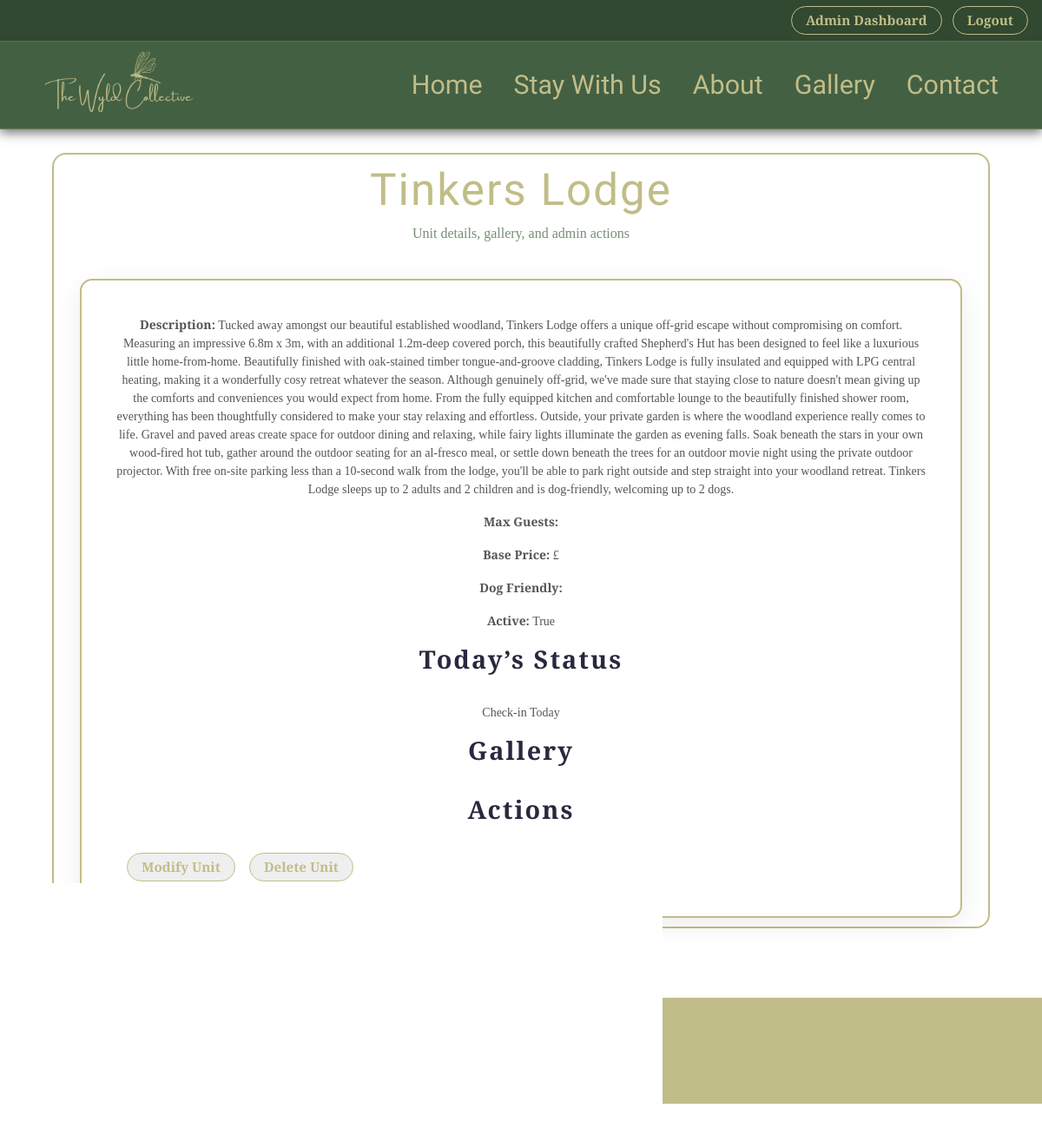
The page /adminpanel/units/1/ (signed in) on the database its author committed.
### bookings/models.py (models this page shows, shortened)
class Unit(models.Model):
    name = models.CharField(max_length=120)
    slug = models.SlugField(unique=True)
    short_description = models.CharField(max_length=300, blank=True)
    description = models.TextField(blank=True)
    main_image = models.ImageField(upload_to="unit_main/", blank=True, null=True)
    max_adults = models.PositiveIntegerField(default=2)
    max_children = models.PositiveIntegerField(default=2)
    price_per_night = models.DecimalField(max_digits=7, decimal_places=2)
    dog_surcharge = models.DecimalField(max_digits=6, decimal_places=2, default=0)
    dogs_allowed = models.BooleanField(default=False)
    active = models.BooleanField(default=True)

### adminpanel/views.py (the view)
@login_required
def admin_unit_detail(request, unit_id):
    if not request.user.is_staff:
        return redirect("index")
    unit = get_object_or_404(Unit, id=unit_id)
    today = date.today()
    todays_bookings = Booking.objects.filter(
        unit=unit, check_in_date__lte=today, check_out_date__gte=today
    ).exclude(status="CANCELLED")
    if todays_bookings.exists():
        booking = todays_bookings.first()
        if booking.check_in_date == today:
            unit.today_status = "Check-in Today"
        elif booking.check_out_date == today:
            unit.today_status = "Check-out Today"
        else:
            unit.today_status = "Occupied"
    else:
        unit.today_status = "Vacant"
    return render(request, "admin/admin_unit_detail.html", {"unit": unit})

### templates/admin/admin_unit_detail.html (shortened to what this page needs)
{% extends "base.html" %}
{% block content %}
<div class="admin-dashboard-container">
    <div class="admin-card-wrapper">
        <h1 class="admin-dashboard-title">{{ unit.name }}</h1>
        <p class="admin-dashboard-subtitle">Unit details, gallery, and admin actions</p>
        <div class="admin-dashboard-grid">
            <div class="admin-card" style="grid-column: 1 / -1;">
                <p><strong>Description:</strong> {{ unit.description }}</p>
                <p><strong>Max Guests:</strong> {{ unit.max_guests }}</p>
                <p><strong>Base Price:</strong> £{{ unit.base_price }}</p>
                <p><strong>Dog Friendly:</strong> {{ unit.dog_friendly }}</p>
                <p><strong>Active:</strong> {{ unit.active }}</p>
                <h2>Today’s Status</h2>
                <p>{{ unit.today_status }}</p>
                <h2>Gallery</h2>
                <h2>Actions</h2>
                <button onclick="openPasswordModal('modify_unit', {{ unit.id }})" class="crud-btn">
                    Modify Unit
                </button>
                <button onclick="openPasswordModal('delete_unit', {{ unit.id }})" class="crud-btn danger-btn">
                    Delete Unit
                </button>
            </div>
        </div>
    </div>
</div>
{% endblock %}

### static/css/styles.css (style rules this page uses)
:root { --font-primary: "Island Moments", cursive; --font-secondary: "Cormorant Garamond", serif; --colour-primary: #436043; --colour-secondary: #759075; --colour-tertiary: #ffffff; --colour-accent: #c1bd88; --colour-blue: #28293e; --transition-fast: 0.25s ease; --transition-medium: 0.45s ease; --colour-accent-rgb: 49, 72, 49; }
body { font-family: var(--font-secondary); background: url("../images/page-bg.svg") center/cover no-repeat fixed; color: var(--colour-primary); overflow-x: hidden; }
h1 { font-family: var(--font-primary); letter-spacing: 2px; font-size: 3.2rem; color: var(--colour-accent); text-align: center; }
h2 { font-family: var(--font-primary); font-weight: 550; font-size: 2.8rem; letter-spacing: 2px; color: var(--colour-tertiary); text-align: center; }
p, li { font-family: var(--font-secondary); font-size: 1.1rem; text-align: center; color: var(--colour-tertiary); }
.crud-btn { color: var(--colour-accent); border: 1px solid var(--colour-accent); padding: 4px 16px; margin-left: 12px; border-radius: 50px; font-family: var(--font-secondary); font-size: 0.95rem; font-weight: 600; text-decoration: none; transition: var(--transition-fast); }
.admin-card-wrapper h2 { font-family: var(--font-secondary); font-size: 1.8rem; font-weight: 600; color: var(--colour-blue); padding-bottom: 25px; }
.admin-dashboard-container { max-width: 100%; margin: 60px auto; padding: 20px; text-align: center; }
.admin-card-wrapper { width: 90vw; background: rgba(255, 255, 255, 0.85); border: 2px solid #C1BD88; border-radius: 16px; margin: 0 auto; padding: 10px 30px; }
.admin-dashboard-subtitle { font-size: 16px; color: #759075; margin-bottom: 40px; }
.admin-dashboard-grid { display: grid; grid-template-columns: repeat(auto-fit, minmax(260px, 1fr)); gap: 30px; }
.admin-card { background: rgba(255, 255, 255, 0.8); border: 2px solid #C1BD88; padding: 30px; border-radius: 14px; text-align: center; box-shadow: 0 8px 30px rgba(0,0,0,0.08); text-decoration: none; color: #314831; transition: transform 0.2s ease, box-shadow 0.2s ease; }
.admin-card p { font-size: 14px; color: #555; }
.admin-card { text-align: left; padding: 40px; }
.admin-card { min-width: 0; overflow: hidden; }

### rows shown on the page
Unit: name "Tinkers Lodge", description "Tucked away amongst our beautiful established woodland, Tinkers Lodge offers a unique off-grid escape without compromising on comfort. Measuring an impressive 6.8m x 3m, with an additional 1.2m-deep covered porch, this beautifully crafted Shepherd's Hut has been designed to feel like a luxurious little home-from-home. Beautifully finished with oak-stained timber tongue-and-groove cladding, Tinkers Lodge is fully insulated and equipped with LPG central heating, making it a wonderfully cosy retreat whatever the season. Although genuinely off-grid, we've made sure that staying close to nature doesn't mean giving up the comforts and conveniences you would expect from home. From the fully…", active "True", today_status "Check-in Today"
